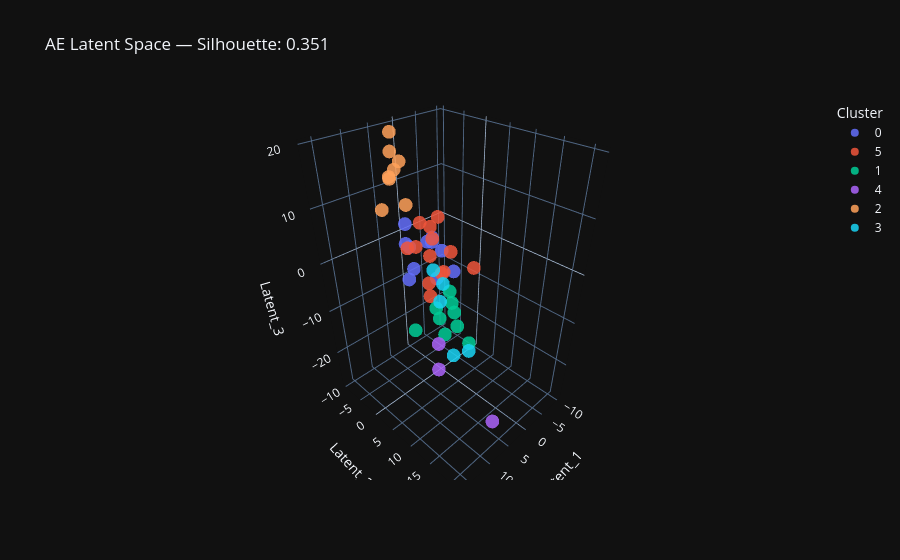

The code cell stored with this chart in its notebook:
### Code cell
if not TORCH_AVAILABLE:
    print("Skipping.")
else:
    model.eval()
    with torch.no_grad():
        X_latent, _ = model(X_tensor)
        X_latent = X_latent.numpy()

    # KMeans in latent space
    km_ae     = KMeans(n_clusters=K, random_state=SEED, n_init=10)
    ae_labels = km_ae.fit_predict(X_latent)
    ae_score  = silhouette_score(X_latent, ae_labels)

    df_avg['ae_cluster'] = ae_labels

    print(f"AE+KMeans Silhouette Score: {ae_score:.4f}\n")
    for i in range(K):
        countries = df_avg[df_avg['ae_cluster'] == i]['Name'].sort_values().tolist()
        print(f"  Archetype {i} ({len(countries)}): {', '.join(countries)}")

    # 3D interactive plot
    df_viz = pd.DataFrame(X_latent, columns=['Latent_1', 'Latent_2', 'Latent_3'])
    df_viz['Country'] = ids_avg['Name'].values
    df_viz['Cluster'] = ae_labels.astype(str)

    fig = px.scatter_3d(
        df_viz, x='Latent_1', y='Latent_2', z='Latent_3',
        color='Cluster', hover_name='Country',
        title=f'AE Latent Space — Silhouette: {ae_score:.3f}',
        template='plotly_dark', opacity=0.85
    )
    fig.write_html('outputs/ae_latent_3d.html')
    fig.show()
    print("\nInteractive 3D plot saved to outputs/ae_latent_3d.html")

### Figure 1 — Plotly figure (JSON) as saved in the notebook; plotly's stock layout.template omitted (floating-point values rounded to 4 significant figures)
{"data": [{"hovertemplate": "<b>%{hovertext}</b><br><br>Cluster=0<br>Latent_1=%{x}<br>Latent_2=%{y}<br>Latent_3=%{z}<extra></extra>", "hovertext": ["Argentina", "Chile", "Spain", "Greece", "Ireland", "Japan", "Lithuania", "Latvia", "Mexico", "Norway", "Slovenia"], "legendgroup": "0", "marker": {"color": "#636efa", "opacity": 0.85, "symbol": "circle"}, "mode": "markers", "name": "0", "scene": "scene", "showlegend": true, "type": "scatter3d", "x": [3.587, 1.225, -0.4314, -0.3913, 2.999, 5.188, -3.277, -1.648, 2.413, -3.05, 1.027], "y": [-4.74, -6.808, 0.05824, 3.074, -5.186, -1.036, -5.592, -3.691, -6.38, -4.131, -2.063], "z": [4.702, -1.6, -0.202, -3.146, -7.17, -1.949, -1.822, 0.4847, -0.286, -9.303, 1.335]}, {"hovertemplate": "<b>%{hovertext}</b><br><br>Cluster=5<br>Latent_1=%{x}<br>Latent_2=%{y}<br>Latent_3=%{z}<extra></extra>", "hovertext": ["Australia", "China", "Czech Republic", "Estonia", "Hungary", "Israel", "Korea, Republic of", "Poland", "Russian Federation", "Singapore", "Slovakia", "United States", "South Africa"], "legendgroup": "5", "marker": {"color": "#EF553B", "opacity": 0.85, "symbol": "circle"}, "mode": "markers", "name": "5", "scene": "scene", "showlegend": true, "type": "scatter3d", "x": [3.276, 4.887, 3.785, 0.9218, 1.402, 7.919, 4.071, 2.987, 9.019, 8.882, 5.687, 6.097, 6.583], "y": [4.329, 0.6125, 2.282, 8.944, -0.7964, 6.042, 1.929, 2.81, 4.309, 9.686, 3.287, 8.813, -0.7622], "z": [-0.9994, 7.339, 4.679, 0.8079, 4.849, -2.738, 1.411, 8.468, 6.102, 3.791, -2.644, 5.916, 2.794]}, {"hovertemplate": "<b>%{hovertext}</b><br><br>Cluster=1<br>Latent_1=%{x}<br>Latent_2=%{y}<br>Latent_3=%{z}<extra></extra>", "hovertext": ["Austria", "Canada", "Switzerland", "Germany", "France", "United Kingdom", "Italy", "Netherlands", "Portugal"], "legendgroup": "1", "marker": {"color": "#00cc96", "opacity": 0.85, "symbol": "circle"}, "mode": "markers", "name": "1", "scene": "scene", "showlegend": true, "type": "scatter3d", "x": [3.68, 6.231, 1.932, 1.653, 2.626, 1.118, 3.392, 8.137, 4.309], "y": [8.024, -0.2548, 9.295, 4.133, 2.514, 4.153, 7.005, 9.542, 3.447], "z": [-10.34, -14.68, -14.54, -5.91, -12.34, -8.702, -8.037, -8.562, -8.553]}, {"hovertemplate": "<b>%{hovertext}</b><br><br>Cluster=4<br>Latent_1=%{x}<br>Latent_2=%{y}<br>Latent_3=%{z}<extra></extra>", "hovertext": ["Belgium", "Luxembourg", "Saudi Arabia"], "legendgroup": "4", "marker": {"color": "#ab63fa", "opacity": 0.85, "symbol": "circle"}, "mode": "markers", "name": "4", "scene": "scene", "showlegend": true, "type": "scatter3d", "x": [10.92, 9.009, 16.41], "y": [10.97, 21.25, 16.79], "z": [-7.978, -19.35, -5.565]}, {"hovertemplate": "<b>%{hovertext}</b><br><br>Cluster=2<br>Latent_1=%{x}<br>Latent_2=%{y}<br>Latent_3=%{z}<extra></extra>", "hovertext": ["Brazil", "Colombia", "Indonesia", "India", "Peru", "Philippines", "Turkey", "Viet Nam"], "legendgroup": "2", "marker": {"color": "#FFA15A", "opacity": 0.85, "symbol": "circle"}, "mode": "markers", "name": "2", "scene": "scene", "showlegend": true, "type": "scatter3d", "x": [2.432, 6.308, 4.743, 6.285, 4.078, 2.549, 4.291, 3.752], "y": [-6.77, -7.228, -5.263, -4.577, -7.587, -8.586, -3.35, -7.309], "z": [14.84, 7.389, 14.46, 13.57, 12.42, 19.2, 8.911, 16.64]}, {"hovertemplate": "<b>%{hovertext}</b><br><br>Cluster=3<br>Latent_1=%{x}<br>Latent_2=%{y}<br>Latent_3=%{z}<extra></extra>", "hovertext": ["Denmark", "Finland", "Iceland", "New Zealand", "Sweden"], "legendgroup": "3", "marker": {"color": "#19d3f3", "opacity": 0.85, "symbol": "circle"}, "mode": "markers", "name": "3", "scene": "scene", "showlegend": true, "type": "scatter3d", "x": [-3.577, -4.483, -10.11, -3.75, -6.58], "y": [0.04989, -4.852, -9.756, 4.219, -8.999], "z": [-27.37, -16.13, -16.77, -23.48, -11.2]}], "layout": {"legend": {"title": {"text": "Cluster"}, "tracegroupgap": 0}, "scene": {"domain": {"x": [0, 1], "y": [0, 1]}, "xaxis": {"title": {"text": "Latent_1"}}, "yaxis": {"title": {"text": "Latent_2"}}, "zaxis": {"title": {"text": "Latent_3"}}}, "title": {"text": "AE Latent Space — Silhouette: 0.351"}}}
